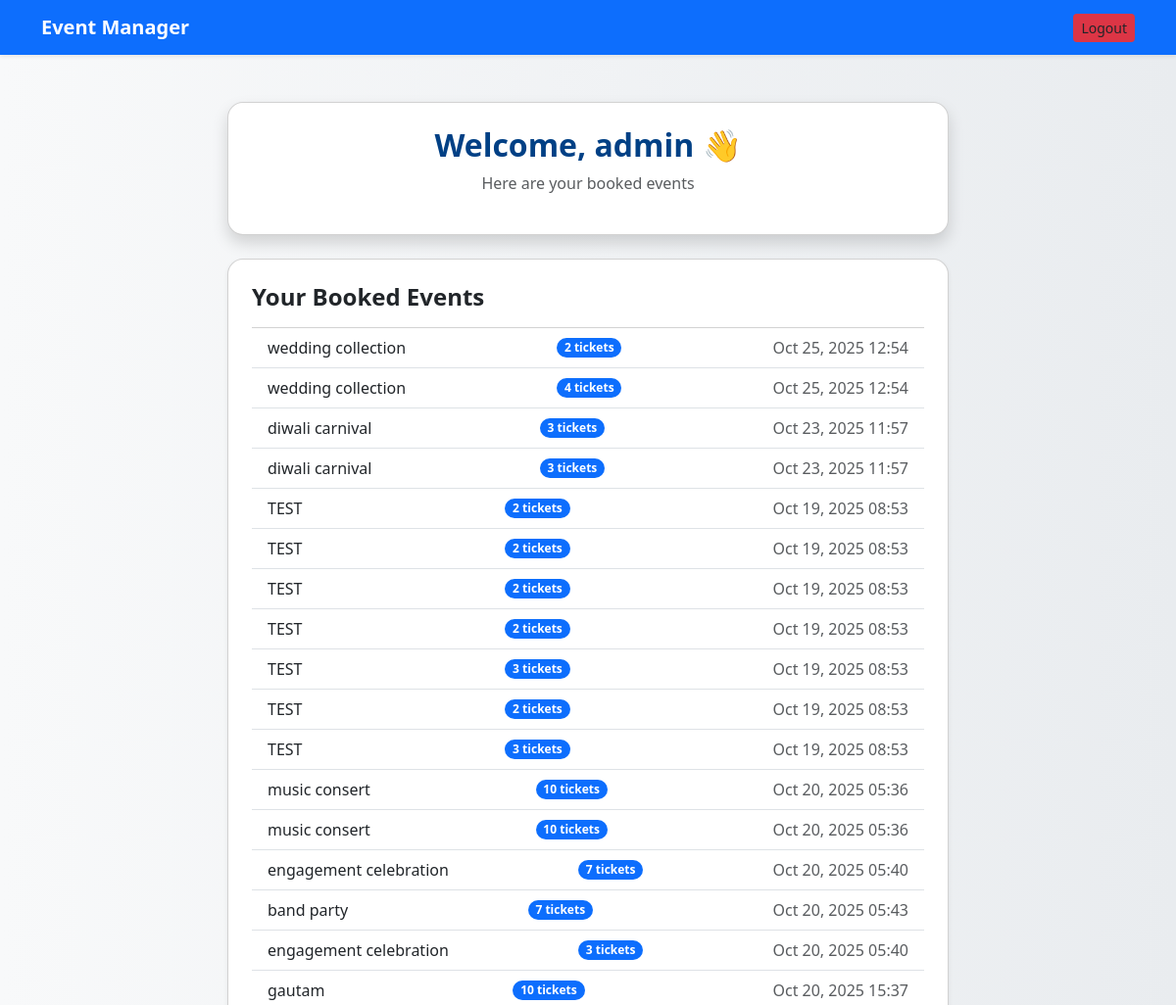
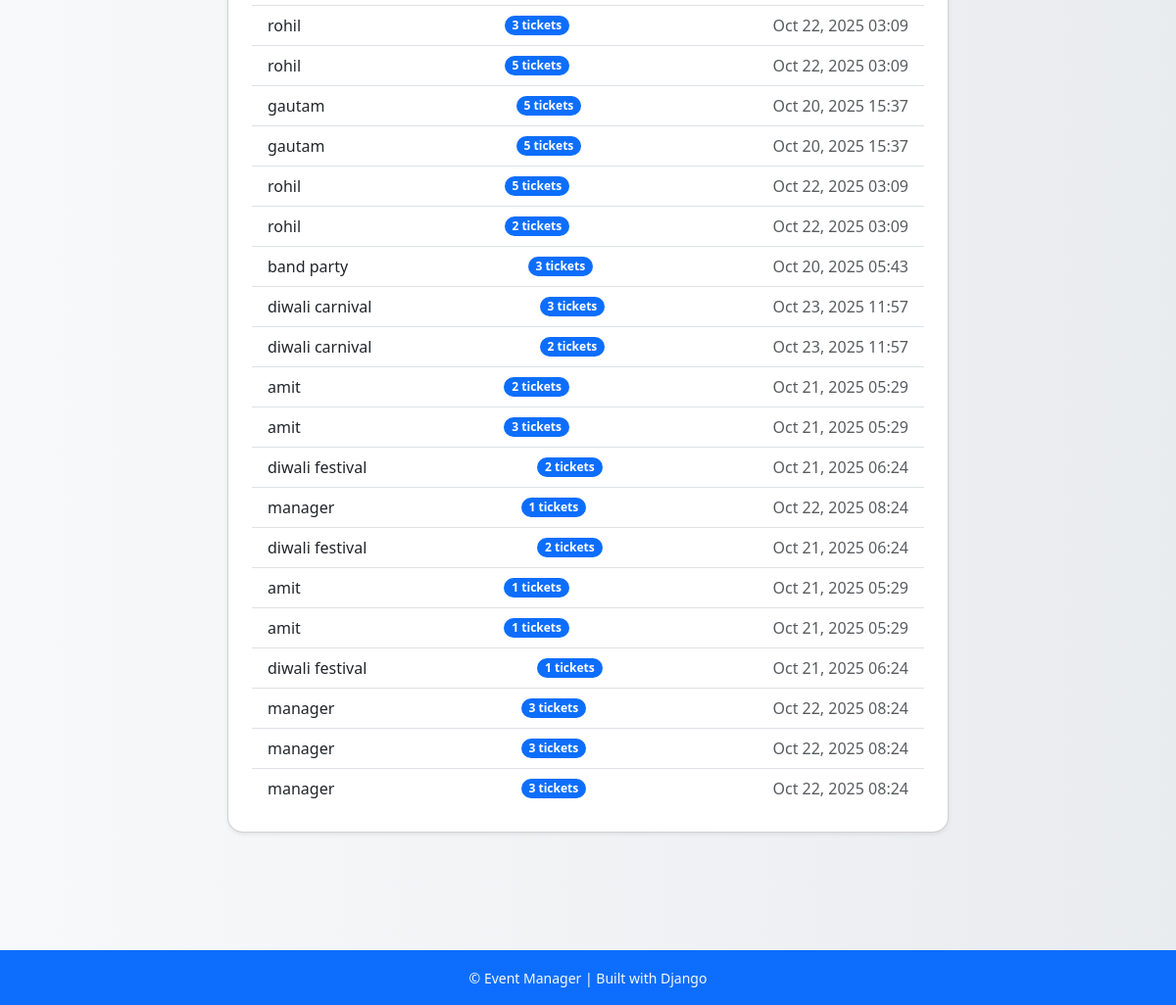
/profile/ (signed in), run on the app's committed database (2 pictures, top to bottom).
### events/models.py (models this page shows, shortened)
class Booking(models.Model):
    event = models.ForeignKey("Event", on_delete=models.CASCADE, related_name="bookings")
    user = models.ForeignKey(User, on_delete=models.CASCADE, related_name="bookings")
    ticket_type = models.ForeignKey("TicketType", on_delete=models.CASCADE, related_name="bookings")
    quantity = models.PositiveIntegerField()
    booking_date = models.DateTimeField(default=timezone.now)

class Event(models.Model):
    title = models.CharField(max_length=255)
    description = models.TextField(blank=True)
    date_time = models.DateTimeField()
    location = models.CharField(max_length=255)
    is_published = models.BooleanField(default=False)
    max_capacity = models.PositiveIntegerField()
    booked_by = models.ManyToManyField(User, related_name='booked_events', blank=True)
    objects = EventManager()
    published = PublishedEventManager()

### accounts/views.py (the view)
# urls.py: path('profile/', views.profile_view, name='profile'),
@login_required
def profile_view(request):
    user = request.user
    bookings = Booking.objects.filter(user=user).select_related('event')
    return render(request, 'profile.html', {'user': user, 'bookings': bookings})

### accounts/templates/profile.html (shortened to what this page needs)
{% load static %}
<!DOCTYPE html>
<html lang="en">
<head>
  <link href="https://cdn.jsdelivr.net/npm/bootstrap@5.3.3/dist/css/bootstrap.min.css" rel="stylesheet">
</head>
<body>
<nav class="navbar navbar-expand-lg navbar-dark bg-primary shadow-sm">
  <div class="container">
    <a class="navbar-brand fw-bold" href="{% url 'upcoming_events' %}">Event Manager</a>
    <div class="d-flex">
      <a href="{% url 'logout' %}" class="btn btn-logout btn-sm">Logout</a>
    </div>
  </div>
</nav>
<div class="container py-5">
  <div class="row justify-content-center">
    <div class="col-md-8">
      <div class="card p-4 bg-white mb-4 text-center">
        <h2 class="header-title">Welcome, {{ user.username }} 👋</h2>
        <p class="text-muted">Here are your booked events</p>
      </div>
      <div class="card p-4 bg-white shadow-sm">
        <h4 class="fw-semibold mb-3">Your Booked Events</h4>
        {% if bookings %}
          <ul class="list-group list-group-flush">
            {% for booking in bookings %}
              <li class="list-group-item d-flex justify-content-between align-items-center">
                {{ booking.event.title }}
                <span class="badge bg-primary rounded-pill">{{ booking.quantity }} tickets</span>
                <span class="text-muted">{{ booking.event.date_time|date:"M d, Y H:i" }}</span>
              </li>
            {% endfor %}
          </ul>
        {% else %}
          <p class="text-center text-muted mb-0">No booked events yet.</p>
        {% endif %}
      </div>
    </div>
  </div>
</div>
<footer class="bg-primary text-light text-center py-3 mt-5">
  <small>&copy; {{ now|date:"Y" }} Event Manager | Built with Django</small>
</footer>
</body>
</html>

### accounts/templates/profile.html (style rules this page uses)
body { background: linear-gradient(to right, #f8f9fa, #e9ecef); min-height: 100vh; }
.card { border-radius: 1rem; box-shadow: 0 0.5rem 1rem rgba(0,0,0,0.15); }
.header-title { color: #004085; font-weight: 700; }
.btn-logout { background-color: #dc3545; border: none; transition: 0.3s; }

### data on the page
Booking: event "wedding collection", quantity "2", event.date_time "Oct 25, 2025 12:54"
Booking: event "wedding collection", quantity "4", event.date_time "Oct 25, 2025 12:54"
Booking: event "diwali carnival", quantity "3", event.date_time "Oct 23, 2025 11:57"
Booking: event "diwali carnival", quantity "3", event.date_time "Oct 23, 2025 11:57"
Booking: event "TEST", quantity "2", event.date_time "Oct 19, 2025 08:53"
Booking: event "TEST", quantity "2", event.date_time "Oct 19, 2025 08:53"
Booking: event "TEST", quantity "2", event.date_time "Oct 19, 2025 08:53"
Booking: event "TEST", quantity "2", event.date_time "Oct 19, 2025 08:53"
Booking: event "TEST", quantity "3", event.date_time "Oct 19, 2025 08:53"
Booking: event "TEST", quantity "2", event.date_time "Oct 19, 2025 08:53"
Booking: event "TEST", quantity "3", event.date_time "Oct 19, 2025 08:53"
Booking: event "music consert", quantity "10", event.date_time "Oct 20, 2025 05:36"
Booking: event "music consert", quantity "10", event.date_time "Oct 20, 2025 05:36"
Booking: event "engagement celebration", quantity "7", event.date_time "Oct 20, 2025 05:40"
Booking: event "band party", quantity "7", event.date_time "Oct 20, 2025 05:43"
Booking: event "engagement celebration", quantity "3", event.date_time "Oct 20, 2025 05:40"
Booking: event "gautam", quantity "10", event.date_time "Oct 20, 2025 15:37"
Booking: event "rohil", quantity "3", event.date_time "Oct 22, 2025 03:09"
Booking: event "rohil", quantity "5", event.date_time "Oct 22, 2025 03:09"
Booking: event "gautam", quantity "5", event.date_time "Oct 20, 2025 15:37"
Booking: event "gautam", quantity "5", event.date_time "Oct 20, 2025 15:37"
Booking: event "rohil", quantity "5", event.date_time "Oct 22, 2025 03:09"
Booking: event "rohil", quantity "2", event.date_time "Oct 22, 2025 03:09"
Booking: event "band party", quantity "3", event.date_time "Oct 20, 2025 05:43"
Booking: event "diwali carnival", quantity "3", event.date_time "Oct 23, 2025 11:57"
Booking: event "diwali carnival", quantity "2", event.date_time "Oct 23, 2025 11:57"
Booking: event "amit", quantity "2", event.date_time "Oct 21, 2025 05:29"
Booking: event "amit", quantity "3", event.date_time "Oct 21, 2025 05:29"
Booking: event "diwali festival", quantity "2", event.date_time "Oct 21, 2025 06:24"
Booking: event "manager", quantity "1", event.date_time "Oct 22, 2025 08:24"
Booking: event "diwali festival", quantity "2", event.date_time "Oct 21, 2025 06:24"
Booking: event "amit", quantity "1", event.date_time "Oct 21, 2025 05:29"
Booking: event "amit", quantity "1", event.date_time "Oct 21, 2025 05:29"
Booking: event "diwali festival", quantity "1", event.date_time "Oct 21, 2025 06:24"
Booking: event "manager", quantity "3", event.date_time "Oct 22, 2025 08:24"
Booking: event "manager", quantity "3", event.date_time "Oct 22, 2025 08:24"
Booking: event "manager", quantity "3", event.date_time "Oct 22, 2025 08:24"

### other printed values
{{ user.username }} "admin"
